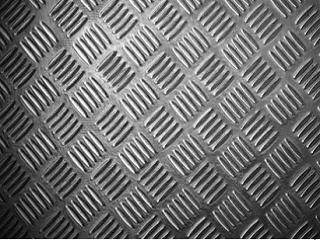
#> input picture Assignment1/image_grey_original.PNG, 320 x 240 px, found by its file name
$ jupyter execute --allow-errors 2.ipynb   (shell and % lines are left out)   (older library calls are emulated)
#> lines starting #> are read from the running program, lines starting #| are printed output that depends on the picture
[cell 1]
import cv2
import numpy as np
import matplotlib.pyplot as plt
from skimage.feature import greycomatrix, greycoprops
from skimage import data
import matplotlib.image as mpimg

[cell 2]
image_grey_original = cv2.imread('image_grey_original.png', 0)
#> image_grey_original is the input picture: shape (240, 320); min 0, max 255, mean 110.1
image_grey_1 = cv2.imread('image_grey_1.png', 0)
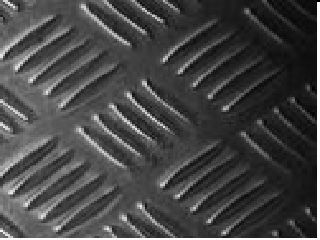
#> input picture Assignment1/image_grey_1.PNG, 320 x 240 px, found by its file name
#> image_grey_1 is the input picture: shape (240, 320); min 0, max 255, mean 69.4
image_grey_2 = cv2.imread('image_grey_2.png', 0)
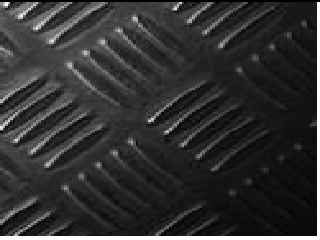
#> input picture Assignment1/image_grey_2.PNG, 320 x 240 px, found by its file name
#> image_grey_2 is the input picture: shape (240, 320); min 0, max 255, mean 49

[cell 3]
image_grey_original.shape
#> Out = (240, 320)
